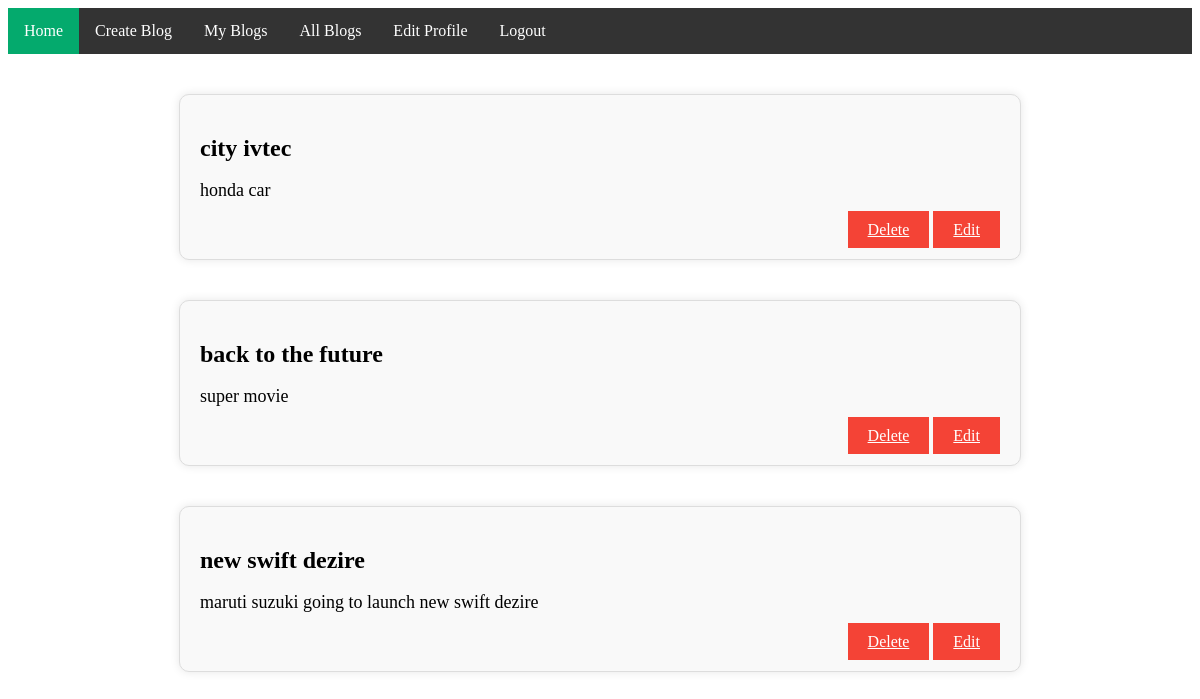
The page /myblog/ (signed in) on the database its author committed.
### emailloginapp/models.py (models this page shows, shortened)
class UserPermissions(models.Model):
    is_admin = models.BooleanField(null=True)  # role false for normal users
    permissions = models.ForeignKey(AllPermissionsList,on_delete=models.CASCADE,null=True)
    button_status = models.BooleanField(default=False,null=True)

class Blog(models.Model):
    author = models.ForeignKey(CustomUser,on_delete=models.CASCADE,related_name='blogs')
    title = models.CharField(max_length=255)
    content = models.TextField()
    likes = models.ManyToManyField(CustomUser,related_name='liked_blogs')
    created_at = models.DateTimeField(auto_now_add=True)
    updated_at = models.DateTimeField(auto_now_add=True)

### emailloginapp/views.py (the view)
# urls.py: path('myblog/' , views.my_blog , name='my'),
@login_required()
@permission_required('see_my_blogs')
def my_blog(request):  # blog by userid
    posts = Blog.objects.filter(author=request.user)
    return render(request, 'myblogs.html',{'posts':posts})

### emailloginapp/context_processors.py (called while the page is built)
def permission_context(request):
    permissions = UserPermissions.objects.all()
    return {'permission':permissions}

### emailloginapp/templates/myblogs.html (shortened to what this page needs)
{% extends "navbar.html"  %}
{% load static %}
{% block content %}
<!DOCTYPE html>
<html lang="en">
<head>
    <link rel="stylesheet" href="{% static 'css/myblogs.css' %}">
</head>
<body>
{% if posts %}
{% for posts in posts %}
    <div class="blog-container">
        <h2 class="blog-title">{{posts.title}}</h2>
        <p class="blog-content">{{posts.content}}</p>
        <div class="button-container">
                {% for permission in permission %}
    {% if 'detele_blog' in permission.permissions.permissionnames  %}
            <a class="delete-button" href="deleteblog/{{posts.id}}" class="delete-link">Delete</a>
            {%endif%}
{% endfor %}
             {% for permission in permission %}
    {% if 'edit_blog' in permission.permissions.permissionnames  %}
             <a class="delete-button" href="editblog/{{posts.id}}" class="delete-link">Edit</a>
                        {%endif%}
{% endfor %}
        </div>
    </div>
{% endfor %}
{%else%}
<p class="blog-content">You have not posted a blog....</p>
{% endif %}
</body>
</html>
{% endblock %}

### emailloginapp/templates/navbar.html (shortened to what this page needs)
{% load static %}
<!DOCTYPE html>
<html>
<head>
    <link rel="stylesheet" href="{% static 'css/navbar.css' %}">
</head>
<body>
{% if not request.user.is_admin %}
<ul>
<li><a class="active" href="{% url 'success' %}">Home</a></li>
    {% for permission in permission %}
    {% if 'create_blog' in permission.permissions.permissionnames  %}
<li><a href="{% url 'create' %}">Create Blog</a> </li>
    {%endif%}
{% endfor %}
    {% for permission in permission %}
    {% if 'see_my_blogs' in permission.permissions.permissionnames  %}
    <li><a href="{% url 'my' %}">My Blogs</a> </li>
     {%endif%}
{% endfor %}
     {% for permission in permission %}
    {% if 'see_all_blogs' in permission.permissions.permissionnames  %}
<li> <a href="{% url 'members' %}">All Blogs</a></li>
     {%endif%}
{% endfor %}
    {% for permission in permission %}
    {% if 'edit_user_profile' in permission.permissions.permissionnames  %}
    <li> <a href="{% url 'profile_edit' %}">Edit Profile</a></li>
         {%endif%}
{% endfor %}
<li><a href="{% url 'logout' %}">Logout</a></li>
</ul>
{%else%}
<ul>
    <li><a class="active">ADMIN PANEL</a></li>
    <li><a href="{% url 'permission' %}">PERMISSIONS</a></li>
    <li><a href="{% url 'logout' %}">Logout</a></li>
</ul>
{%endif%}
</body>
</html>
{% block content %}
{% endblock %}

### emailloginapp/static/css/navbar.css (style rules this page uses)
ul { list-style-type: none; margin: 0; padding: 0; overflow: hidden; background-color: #333; }
li { float: left; }
li a { display: block; color: white; text-align: center; padding: 14px 16px; text-decoration: none; }
.active { background-color: #04AA6D; }

### emailloginapp/static/css/myblogs.css (style rules this page uses)
.blog-container { max-width: 800px; margin: 40px auto; padding: 20px; background-color: #f9f9f9; border: 1px solid #ddd; border-radius: 10px; box-shadow: 0 0 10px rgba(0, 0, 0, 0.1); }
.blog-title { font-size: 24px; font-weight: bold; margin-bottom: 10px; }
.blog-content { font-size: 18px; margin-bottom: 20px; }
.button-container { text-align: right; }
.delete-button { background-color: #f44336; color: #fff; border: none; padding: 10px 20px; font-size: 16px; cursor: pointer; }

### rows shown on the page
UserPermissions: shows "Create Blog"
UserPermissions: shows "My Blogs"
UserPermissions: shows "All Blogs"
UserPermissions: shows "Edit Profile"
Blog: title "city ivtec", content "honda car"
Blog: title "back to the future", content "super movie"
Blog: title "new swift dezire", content "maruti suzuki going to launch new swift dezire"
